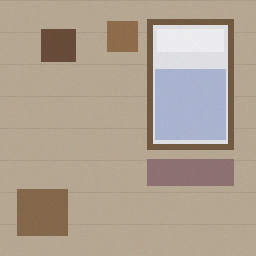
#> input picture story/data/care/anomaly/train/good/000.png, 256 x 256 px, found by its file name
$ python demo.py
#> lines starting #> are read from the running program, lines starting #| are printed output that depends on the picture; after the words box and inside, x2 and y2 are one past the last pixel; in counts of white or black regions, pixels touching at a corner belong together
"""V05｜OpenCV：霍夫與量測。contourArea、arcLength 量輪廓，算圓度；HoughCircles 找圓（螺帽中間的孔）。

執行（在 repo 根目錄）：python demo/V05-hough/demo.py
工廠線的螺帽照片要先由教師執行 tools/build_data.py 產生（MVTec AD 衍生，不隨 repo 散佈）。
"""
from pathlib import Path

import cv2
import numpy as np

ROOT = Path(__file__).resolve().parents[2]
DATA = ROOT / "story" / "data"


def read_gray(rel):
    img = cv2.imread(str(DATA / rel), cv2.IMREAD_GRAYSCALE)
    if img is None:
        raise FileNotFoundError(rel)
    return img


def measure(mask):
    contours, _ = cv2.findContours(mask, cv2.RETR_EXTERNAL, cv2.CHAIN_APPROX_SIMPLE)
    c = max(contours, key=cv2.contourArea)
    area, perim = cv2.contourArea(c), cv2.arcLength(c, True)
    circularity = 4 * np.pi * area / perim ** 2
    return area, perim, circularity


print("== 1. contourArea、arcLength：畫三個形狀來量 ==")
shapes = {}
shapes["圓 r=60"] = cv2.circle(np.zeros((200, 200), np.uint8), (100, 100), 60, 255, -1)
shapes["正方形 邊 106"] = cv2.rectangle(np.zeros((200, 200), np.uint8), (47, 47), (152, 152), 255, -1)
star = np.array([[100 + r * np.cos(t), 100 + r * np.sin(t)]
                 for t, r in zip(np.linspace(0, 2 * np.pi, 16, endpoint=False), [80, 40] * 8)], np.int32)
shapes["八角星"] = cv2.fillPoly(np.zeros((200, 200), np.uint8), [star], 255)
print(f"{'形狀':<12}{'面積':>9}{'周長':>9}{'圓度':>7}")
for name, mask in shapes.items():
    area, perim, circ = measure(mask)
    print(f"{name:<12}{area:9.0f}{perim:9.1f}{circ:7.3f}")
print(f"（理論值：圓面積 π×60² = {np.pi * 60 ** 2:.0f}、周長 2π×60 = {2 * np.pi * 60:.1f}）")

print("\n== 2. arcLength 的 closed：要不要把頭尾接起來 ==")
contours, _ = cv2.findContours(shapes["正方形 邊 106"], cv2.RETR_EXTERNAL, cv2.CHAIN_APPROX_SIMPLE)
c = max(contours, key=cv2.contourArea)
print(f"closed=True {cv2.arcLength(c, True):.0f}；closed=False {cv2.arcLength(c, False):.0f}（少了最後一邊）")

print("\n== 3. 螺帽：良品和翻面（flip）==")
for rel in ["factory/anomaly/train/good/000.png", "factory/anomaly/test/flip/000.png"]:
    g = read_gray(rel)
#> in read_gray, `img = cv2.imread(str(DATA / rel), cv2.IMREAD_GRAYSCALE)`:
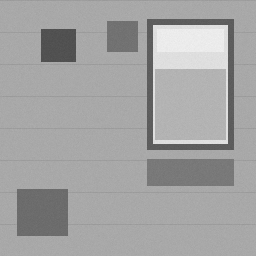
#> img: shape (256, 256); min 76, max 241, mean 163.3
    _, fg = cv2.threshold(g, 0, 255, cv2.THRESH_BINARY + cv2.THRESH_OTSU)
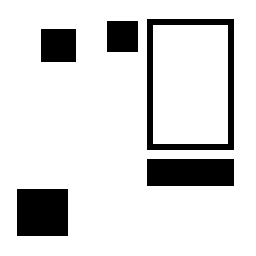
#> fg: shape (256, 256); 85.8% white; 5 black regions, box (x1, y1, x2, y2) and area: (147, 19, 234, 150) 2472, (17, 189, 68, 236) 2397, (147, 159, 234, 186) 2349, (41, 29, 76, 62) 1155, (107, 21, 138, 52) 961
    area, perim, circ = measure(fg)
#> area = 65025; perim = 1020; circ = 0.785
    print(f"{rel.split('anomaly/')[1]:<22}面積 {area:7.0f}、周長 {perim:6.1f}、圓度 {circ:.3f}")
#| train/good/000.png    面積   65025、周長 1020.0、圓度 0.785
#> pass 2 of the loop `for rel in ["factory/anomaly/train/good/000.png", "factory/anomaly/tes..`:
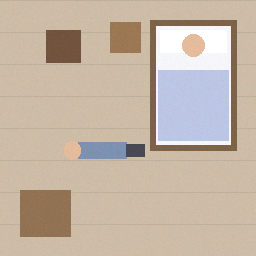
#> input picture story/data/care/anomaly/test/fallen/000.png, 256 x 256 px, found by its file name
#> in read_gray (call 2), `img = cv2.imread(str(DATA / rel), cv2.IMREAD_GRAYSCALE)`:
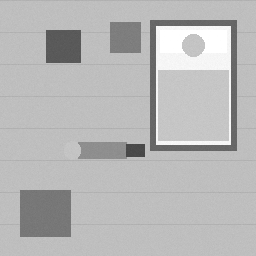
#> img: shape (256, 256); min 68, max 255, mean 184
#> `_, fg = cv2.threshold(g, 0, 255, cv2.THRESH_BINARY + cv2.THRESH_OTSU)`:
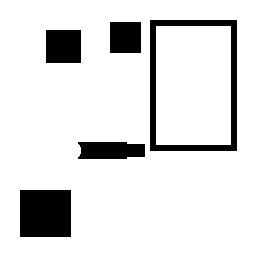
#> fg: shape (256, 256); 87.8% white; 5 black regions, box (x1, y1, x2, y2) and area: (150, 20, 237, 151) 2472, (20, 190, 71, 237) 2397, (46, 30, 81, 63) 1155, (78, 142, 145, 159) 1036, (110, 22, 141, 53) 961
#| test/flip/000.png     面積   65025、周長 1020.0、圓度 0.785

print("\n== 4. cv2.HoughCircles：找螺帽中間的孔 ==")
g = read_gray("factory/anomaly/train/good/000.png")
circles = cv2.HoughCircles(cv2.medianBlur(g, 5), cv2.HOUGH_GRADIENT, dp=1.2, minDist=100,
                           param1=100, param2=30, minRadius=10, maxRadius=60)
#> circles = [[210.6, 126.6, 23.8]]
x, y, r = circles[0, 0]
#> x = 210.6; y = 126.6; r = 23.8
print(f"回傳 shape {circles.shape}（1 組 × 找到幾個圓 × (x, y, r)）")
#| 回傳 shape (1, 1, 3)（1 組 × 找到幾個圓 × (x, y, r)）
print(f"第一個圓：中心 ({x:.1f}, {y:.1f})、半徑 {r:.1f}")
#| 第一個圓：中心 (210.6, 126.6)、半徑 23.8

print("\n== 5. param2（累加門檻）：越小越容易「看到」圓 ==")
for p2 in [20, 30, 100, 150]:
    c = cv2.HoughCircles(cv2.medianBlur(g, 5), cv2.HOUGH_GRADIENT, dp=1.2, minDist=100,
                         param1=100, param2=p2, minRadius=10, maxRadius=60)
    found = [] if c is None else [round(float(v[2]), 1) for v in c[0]]
    print(f"param2={p2:<4}找到 {len(found)} 個，半徑 {found}")
#> this loop made 4 passes
#> (c, found) on passes 1 to 2: ([[186.6, 108.6, 40.84], [118.2, 31.8, 19.6]], [40.8, 19.6]), ([[210.6, 126.6, 23.8]], [23.8])
#| param2=20  找到 2 個，半徑 [40.8, 19.6]
#| param2=30  找到 1 個，半徑 [23.8]
#| param2=100 找到 0 個，半徑 []
#| param2=150 找到 0 個，半徑 []

print("\n== 6. minDist、半徑範圍：限制在哪裡找 ==")
for label, kw in [("minDist=100、半徑 10–60 ", dict(minDist=100, minRadius=10, maxRadius=60)),
                  ("minDist=10 、半徑 10–60 ", dict(minDist=10, minRadius=10, maxRadius=60)),
                  ("minDist=100、半徑 60–120", dict(minDist=100, minRadius=60, maxRadius=120))]:
    c = cv2.HoughCircles(cv2.medianBlur(g, 5), cv2.HOUGH_GRADIENT, dp=1.2, param1=100, param2=20, **kw)
    found = [] if c is None else [round(float(v[2]), 1) for v in c[0]]
    print(f"{label}（param2=20）找到 {len(found):>3} 個，前 5 個半徑 {found[:5]}")
#> this loop made 3 passes
#> (c, found) on passes 1, 3: ([[186.6, 108.6, 40.84], [118.2, 31.8, 19.6]], [40.8, 19.6]), ([[211.8, 84.6, 66.24]], [66.2])
#| minDist=100、半徑 10–60 （param2=20）找到   2 個，前 5 個半徑 [40.8, 19.6]
#| minDist=10 、半徑 10–60 （param2=20）找到  20 個，前 5 個半徑 [40.8, 45.9, 40.8, 45.9, 41.6]
#| minDist=100、半徑 60–120（param2=20）找到   1 個，前 5 個半徑 [66.2]


def hole_radius(rel):
    c = cv2.HoughCircles(cv2.medianBlur(read_gray(rel), 5), cv2.HOUGH_GRADIENT, dp=1.2, minDist=100,
                         param1=100, param2=30, minRadius=10, maxRadius=60)
    return float(c[0, 0, 2]) if c is not None else 0.0


print("\n== 7. 同一個設定量 220 張良品：孔的半徑 ==")
radii = np.array([hole_radius(p.relative_to(DATA)) for p in sorted((DATA / "factory/anomaly/train/good").glob("*.png"))])
#> in hole_radius, `c = cv2.HoughCircles(cv2.medianBlur(read_gray(rel), 5), cv2.HOUGH_GRAD..`: c = [[210.6, 126.6, 23.8]]
#> radii = [23.8]
print(f"最小 {radii.min():.1f}、中位數 {np.median(radii):.1f}、最大 {radii.max():.1f}")
#| 最小 23.8、中位數 23.8、最大 23.8
print(f"半徑 < 35 的 {int((radii < 35).sum())} 張、35–50 的 {int(((radii >= 35) & (radii < 50)).sum())} 張、≥ 50 的 {int((radii >= 50).sum())} 張")
#| 半徑 < 35 的 1 張、35–50 的 0 張、≥ 50 的 0 張
flips = np.array([hole_radius(p.relative_to(DATA)) for p in sorted((DATA / "factory/anomaly/test/flip").glob("*.png"))])
#> (the run stopped early here; a loop or call above may not have finished)
